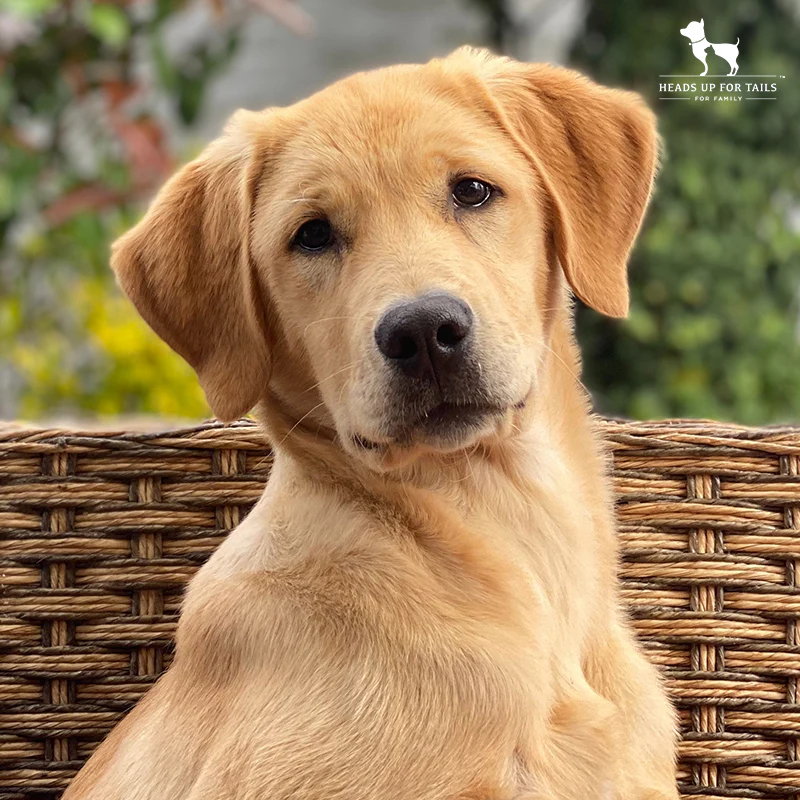
#> input picture Photos/Golden-Retriever.jpg, 800 x 800 px
$ python grayscale.py
#> lines starting #> are read from the running program, lines starting #| are printed output that depends on the picture; after the words box and inside, x2 and y2 are one past the last pixel; in counts of white or black regions, pixels touching at a corner belong together
import cv2 as cv

img = cv.imread('Photos/Golden-Retriever.jpg')
#> img is the input picture: shape (800, 800, 3); mean B, G, R 91.1, 127.9, 155.9
cv.imshow('Golden Retriever', img)

# Convert to grayscale
gray = cv.cvtColor(img, cv.COLOR_BGR2GRAY)
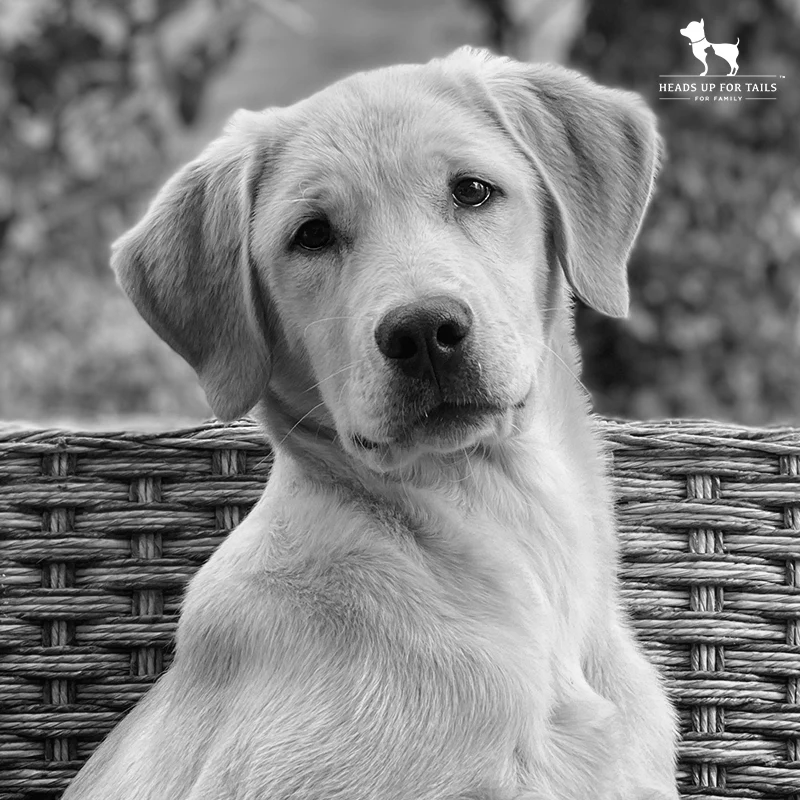
#> gray: shape (800, 800); min 0, max 255, mean 132.1
cv.imshow("Grayscale", gray)

# Blur the image
blur = cv.GaussianBlur(img, (5, 5), cv.BORDER_DEFAULT) # here 5 is the kernel size, must be odd, can be 3, 7, etc.
cv.imshow("Blurred Image", blur)

# Edge cascade
edges = cv.Canny(img, 125, 175) # lower and upper threshold
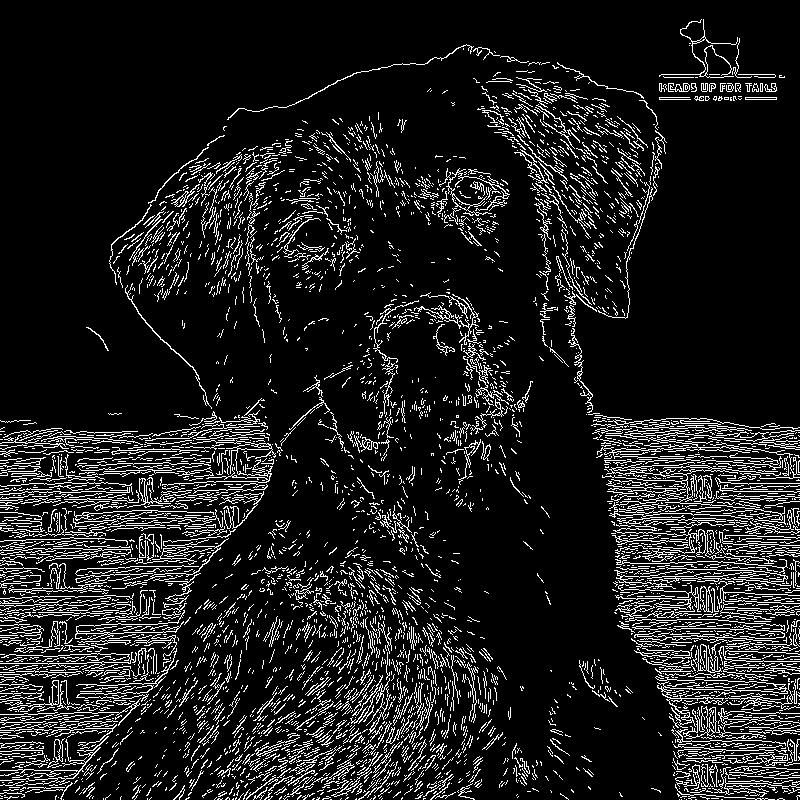
#> edges: shape (800, 800); 11.5% white in thin lines or dots
cv.imshow("Edges", edges)

edges_blur = cv.Canny(blur, 125, 175)
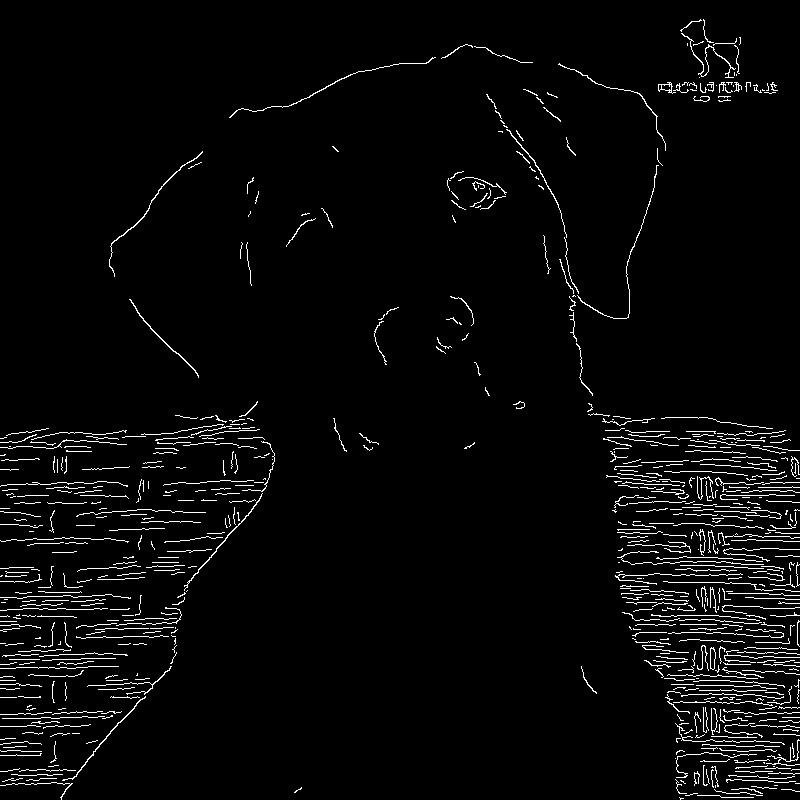
#> edges_blur: shape (800, 800); 3.3% white in thin lines or dots
cv.imshow("Blurred Edges", edges_blur)

# Dilating the image
dilated = cv.dilate(edges, (3, 3), iterations=1) # (3, 3) is the kernel size, iterations is how many times to dilate
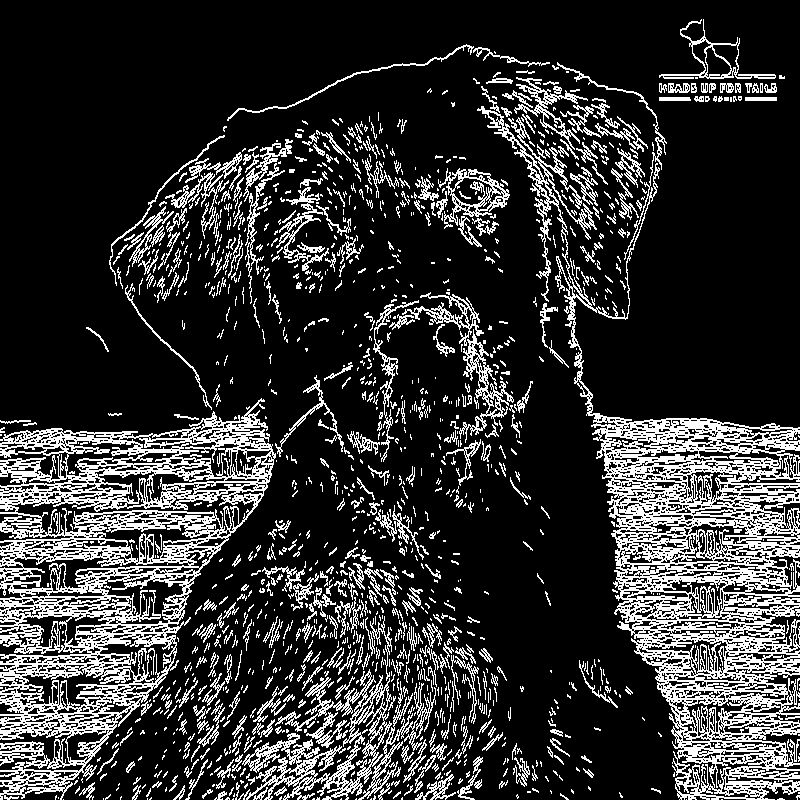
#> dilated: shape (800, 800); 20% white in thin lines or dots
cv.imshow("Dilated Edges", dilated)

dilated_blur = cv.dilate(edges_blur, (3, 3), iterations=1)
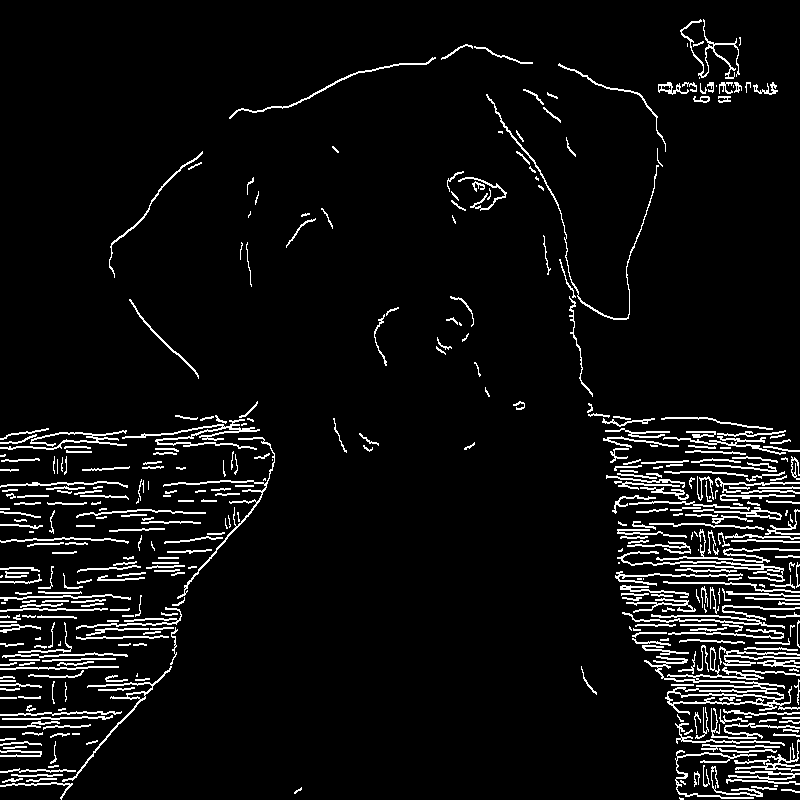
#> dilated_blur: shape (800, 800); 6.1% white in thin lines or dots
cv.imshow("Dilated Blurred Edges", dilated_blur)

# Eroding the image
eroded = cv.erode(dilated, (3, 3), iterations=1)
#> eroded: shape (800, 800); 13.5% white in thin lines or dots
cv.imshow("Eroded Edges", eroded)

eroded = cv.erode(dilated, (3, 3), iterations=10)
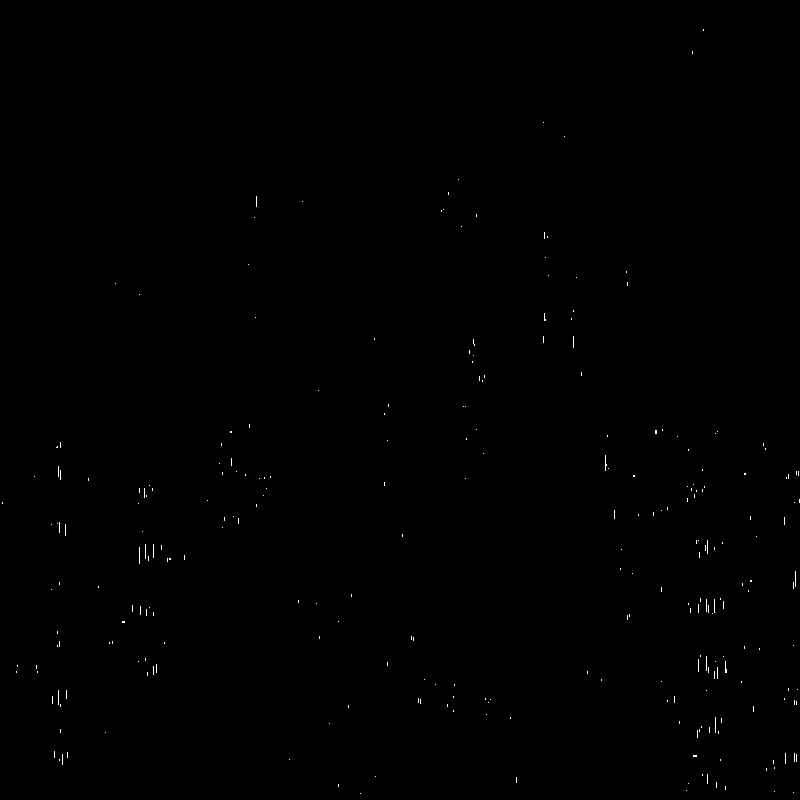
#> eroded: shape (800, 800); 0.17% white in thin lines or dots
cv.imshow("Eroded Edges 10 iterations", eroded)

# Resize the image
resized = cv.resize(img, (500, 500)) # resizing to 500x500 pixels
cv.imshow("Resized Image", resized)

resized = cv.resize(img, (500, 500), interpolation=cv.INTER_AREA) # using area interpolation
cv.imshow("Resized Image with INTER_AREA", resized)

resized = cv.resize(img, (500, 500), interpolation=cv.INTER_CUBIC) # using cubic interpolation
cv.imshow("Resized Image with INTER_CUBIC", resized)

# Cropping the image
cropped = img[50:200, 200:400]
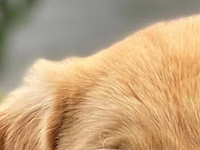
#> cropped: shape (150, 200, 3); mean B, G, R 126, 163.7, 194.6
cv.imshow("Cropped Image", cropped)

cv.waitKey(0)

$ run again, with Photos/Unknown.jpeg copied over Photos/Golden-Retriever.jpg
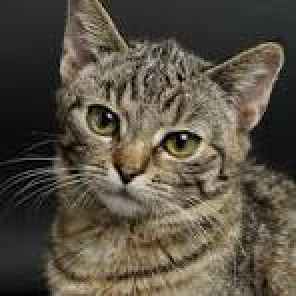
#> input picture Photos/Unknown.jpeg, 148 x 148 px (shown 2 times larger)
#> img is the input picture: shape (148, 148, 3); mean B, G, R 67.6, 80.9, 88.4
#> `edges = cv.Canny(img, 125, 175)`:
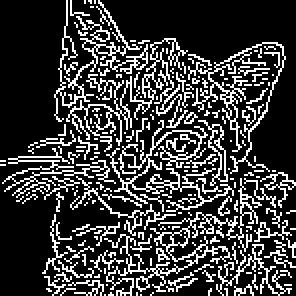
#> edges: shape (148, 148) (shown 2 times larger); 22.8% white in thin lines or dots
#> edges_blur: shape (148, 148); 5.6% white in thin lines or dots, all inside (x1, y1, x2, y2) = (18, 0, 148, 148)
#> dilated: shape (148, 148); 37% white in thin lines or dots
#> `resized = cv.resize(img, (500, 500))`:
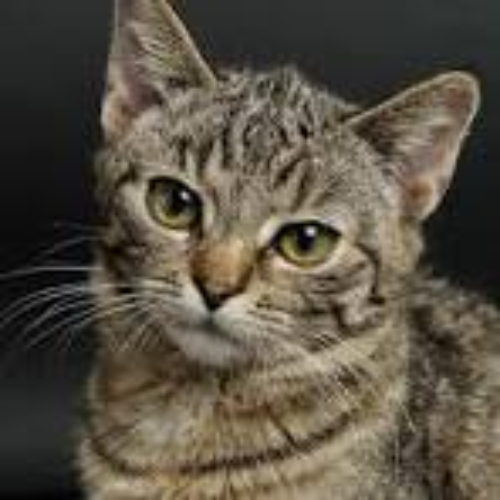
#> resized: shape (500, 500, 3); mean B, G, R 67.5, 80.7, 88.3
#> cropped = empty array
